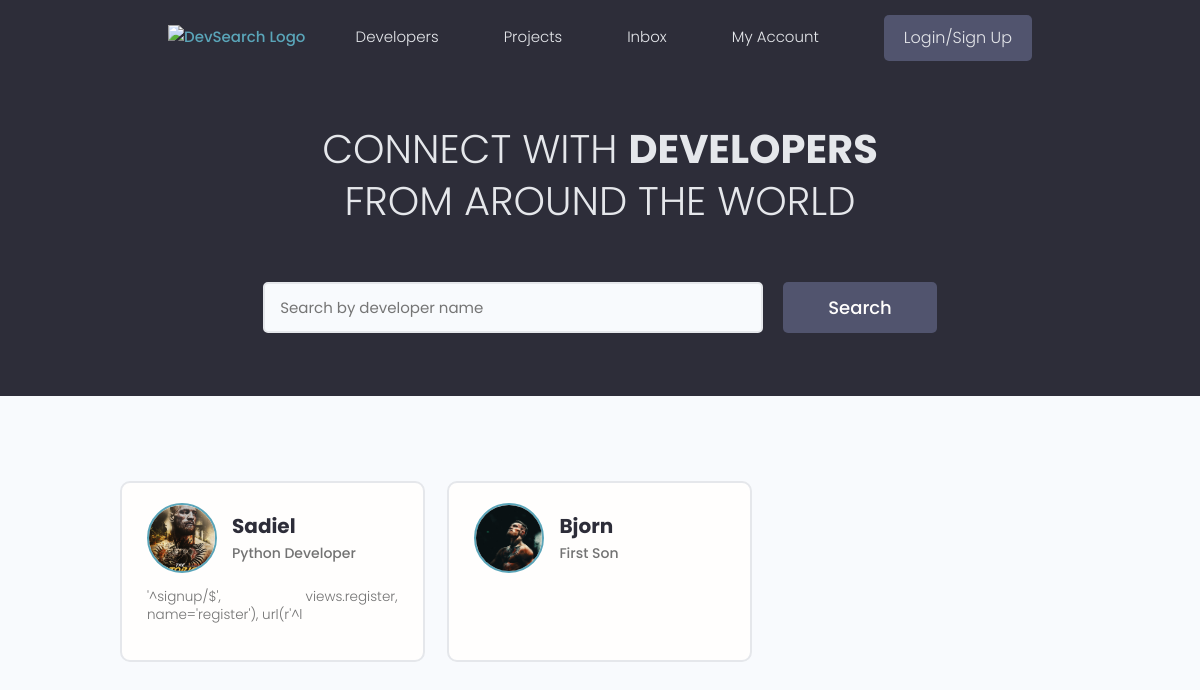
The app's page /, older data.
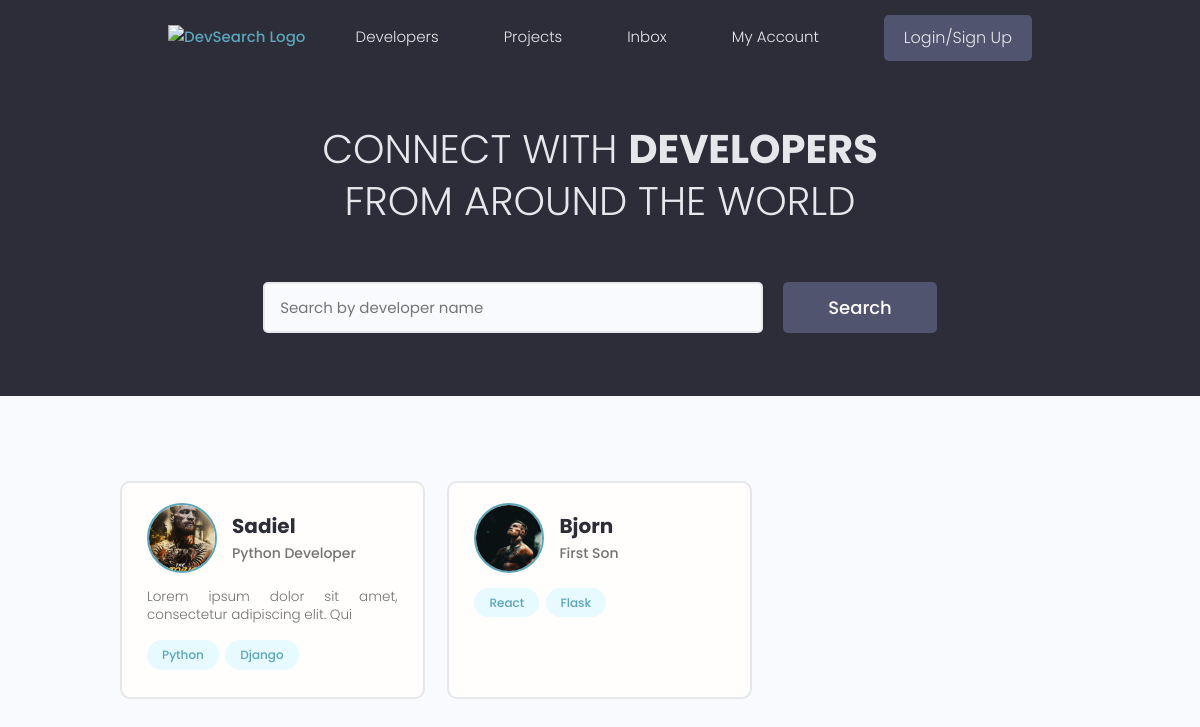
The same page, newer data.
### users/models.py (models this page shows, shortened)
class Profile(models.Model):
    user = models.OneToOneField(User, on_delete = models.CASCADE,null=True,blank=True)
    name = models.CharField(max_length=200, null=True, blank=True)
    username = models.CharField(max_length=200, null=True, blank=True)
    location = models.CharField(max_length=200, null=True, blank=True)
    email = models.EmailField(max_length=500, blank=True, null=True)
    short_intro =  models.CharField(max_length=200, null=True, blank=True)
    bio = models.TextField(blank=True, null=True)
    profile_image = models.ImageField(blank=True, null=True, upload_to='profileImages/', default = 'profileImages/user-default.png')
    social_github = models.CharField(max_length=200, null=True, blank=True)
    social_linkedin = models.CharField(max_length=200, null=True, blank=True)
    social_personal = models.CharField(max_length=200, null=True, blank=True)
    social_youtube = models.CharField(max_length=200, null=True, blank=True)
    social_instgram = models.CharField(max_length=200, null=True, blank=True)
    social_facebook = models.CharField(max_length=200, null=True, blank=True)
    created_at = models.DateTimeField(auto_now_add=True)
    id = models.UUIDField(default=uuid.uuid4, unique=True, primary_key=True, editable=False)

class Skill(models.Model):
    owner = models.ForeignKey(Profile, on_delete=models.CASCADE, null=True , blank=True)
    name = models.CharField(max_length=200 , blank=True, null=True)
    description = models.TextField(null=True, blank=True)
    created_at = models.DateTimeField(auto_now_add=True)
    id = models.UUIDField(default=uuid.uuid4, unique=True, primary_key=True, editable=False)
    def __str__(self):
        return str(self.name)

### users/views.py (the view)
# urls.py: path('',views.profiles , name='profiles'),
def profiles(request):
    profiles = Profile.objects.all()
    context = {'profiles':profiles}
    return render(request, 'users/profile.html', context)

### users/templates/users/profile.html (shortened to what this page needs)
{% extends 'main.html'%}
{% block content %}
 <main class="home">
    <section class="hero-section text-center">
      <div class="container container--narrow">
        <div class="hero-section__box">
          <h2>CONNECT WITH <span>DEVELOPERS</span></h2>
          <h2>FROM AROUND THE WORLD</h2>
        </div>
        <div class="hero-section__search">
          <form class="form" action="#" method="get">
            <div class="form__field">
              <input class="input input--text" id="formInput#search" type="text" name="text"
                placeholder="Search by developer name" />
            </div>
            <input class="btn btn--sub btn--lg" type="submit" value="Search" />
          </form>
        </div>
      </div>
    </section>
    <section class="devlist">
      <div class="container">
        <div class="grid grid--three">
            {% for profile in profiles %}
          <div class="column card">
            <div class="dev">
              <a href="{% url 'user-profile' profile.id %}" class="card__body">
                <div class="dev__profile">
                  <img class="avatar avatar--md" src="{{ profile.profile_image.url}}" alt="image" />
                  <div class="dev__meta">
                    <h3>{{profile.name}}</h3>
                    <h5>{{profile.short_intro}}</h5>
                  </div>
                </div>
                <p class="dev__info">
                    {{profile.bio|slice:"60"}}
                </p>
                <div class="dev__skills">
                  {%for skill in profile.skill_set.all|slice:"5" %}
                  <span class="tag tag--pill tag--main">
                    <small>{{skill}}</small>
                  </span>
                  {% endfor %}
                </div>
              </a>
            </div>
          </div>
          {% endfor %}
        </div>
      </div>
    </section>
  </main>
{% endblock content %}

Row changes from the older to the newer data that the page shows:
changed Profile "Sadiel": bio "'^signup/$', views.register, name='register'), url(r'^l" → "Lorem ipsum dolor sit amet, consectetur adipiscing elit. Qui"
added Skill: name "Python", shown under Profile "Sadiel"
added Skill: name "Django", shown under Profile "Sadiel"
added Skill: name "React", shown under Profile "Bjorn"
added Skill: name "Flask", shown under Profile "Bjorn"
